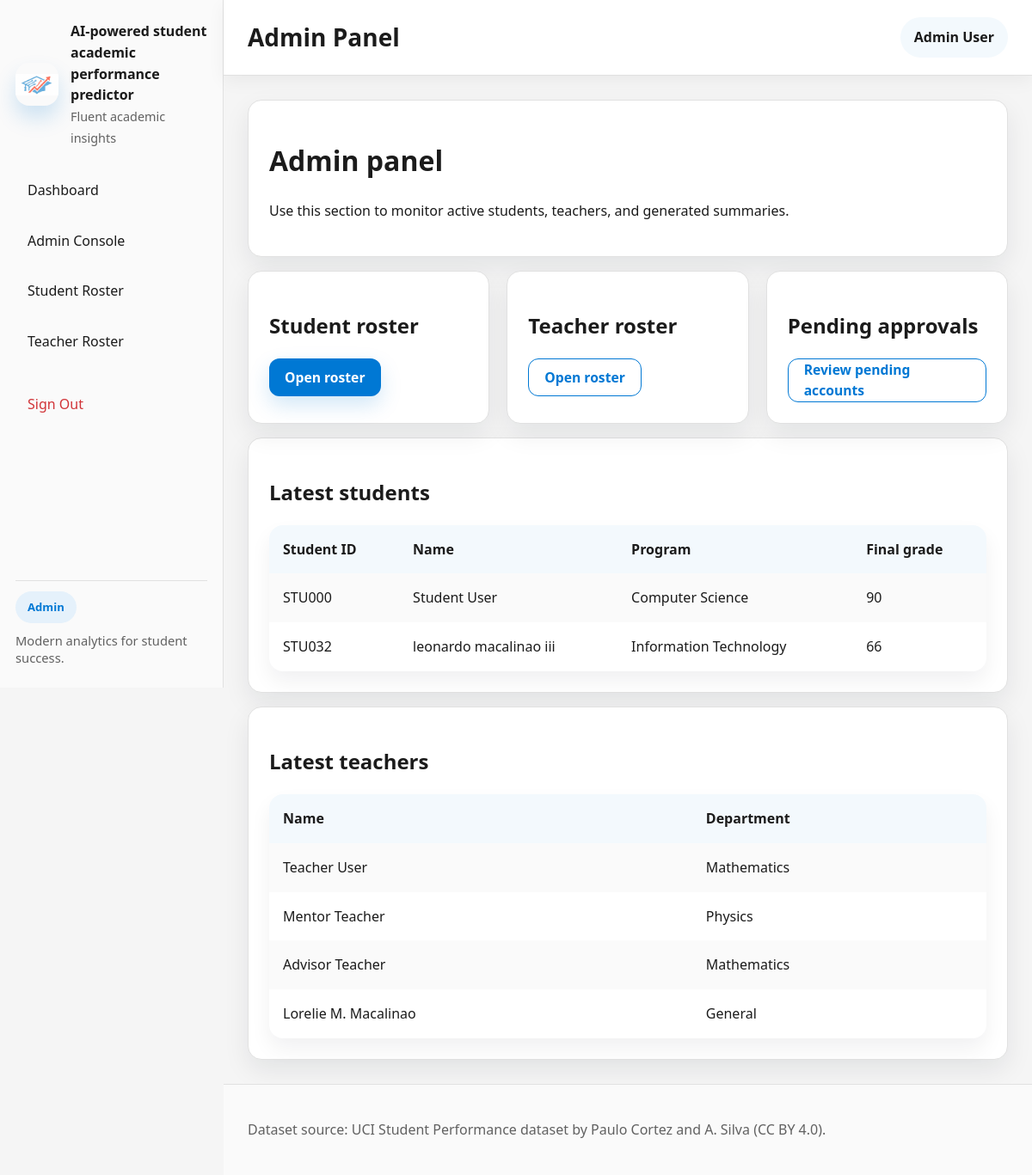
/admin/index.php (signed in), run on the app's committed database.
### tables this page shows
CREATE TABLE `students` (
  `id` int(11) NOT NULL,
  `user_id` int(11) NOT NULL,
  `student_id` varchar(20) NOT NULL,
  `program` varchar(100) DEFAULT 'General Studies',
  `phone` varchar(20) DEFAULT '',
  `guardian_name` varchar(100) DEFAULT '',
  `attendance` int(11) DEFAULT 0,
  `study_hours` int(11) DEFAULT 0,
  `assignments` int(11) DEFAULT 0,
  `quiz_score` int(11) DEFAULT 0,
  `predicted_grade` int(11) DEFAULT 0,
  `final_grade` int(11) DEFAULT 0,
  `status` varchar(20) DEFAULT 'Active',
  `created_at` timestamp NOT NULL DEFAULT current_timestamp()
);

CREATE TABLE `users` (
  `id` int(11) NOT NULL,
  `username` varchar(50) NOT NULL,
  `password_hash` varchar(255) NOT NULL,
  `role` enum('admin','teacher','student') NOT NULL,
  `full_name` varchar(100) NOT NULL,
  `email` varchar(100) NOT NULL,
  `created_at` timestamp NOT NULL DEFAULT current_timestamp(),
  `is_email_verified` tinyint(1) DEFAULT 0,
  `verification_code` varchar(10) DEFAULT NULL,
  `verification_expires_at` datetime DEFAULT NULL
);

CREATE TABLE `teachers` (
  `id` int(11) NOT NULL,
  `user_id` int(11) NOT NULL,
  `department` varchar(100) DEFAULT 'General',
  `phone` varchar(20) DEFAULT ''
);

### admin/index.php (the view, shortened to what this page needs)
<?php
$pageTitle = 'Admin Panel';
require_once __DIR__ . '/../includes/header.php';
$connection = get_db_connection();
$students = $connection->query('SELECT s.id, s.student_id, u.full_name, s.program, s.final_grade FROM students s JOIN users u ON u.id = s.user_id ORDER BY s.id LIMIT 10');
$teachers = $connection->query('SELECT t.id, u.full_name, t.department FROM teachers t JOIN users u ON u.id = t.user_id ORDER BY t.id LIMIT 10');
?>
<div class="card">
    <h1>Admin panel</h1>
    <p>Use this section to monitor active students, teachers, and generated summaries.</p>
</div>
<div class="grid" style="margin-top:16px;">
    <div class="card"><h2>Student roster</h2><a class="btn" href="students.php">Open roster</a></div>
    <div class="card"><h2>Teacher roster</h2><a class="btn secondary" href="teachers.php">Open roster</a></div>
    <div class="card"><h2>Pending approvals</h2><a class="btn secondary" href="pending_accounts.php">Review pending accounts</a></div>
</div>
<div class="card" style="margin-top:16px;">
    <h2>Latest students</h2>
    <table>
        <tr><th>Student ID</th><th>Name</th><th>Program</th><th>Final grade</th></tr>
        <?php while ($row = $students->fetch_assoc()): ?>
            <tr><td><?php echo htmlspecialchars($row['student_id']); ?></td><td><?php echo htmlspecialchars($row['full_name']); ?></td><td><?php echo htmlspecialchars($row['program']); ?></td><td><?php echo htmlspecialchars($row['final_grade']); ?></td></tr>
        <?php endwhile; ?>
    </table>
</div>
<div class="card" style="margin-top:16px;">
    <h2>Latest teachers</h2>
    <table>
        <tr><th>Name</th><th>Department</th></tr>
        <?php while ($row = $teachers->fetch_assoc()): ?>
            <tr><td><?php echo htmlspecialchars($row['full_name']); ?></td><td><?php echo htmlspecialchars($row['department']); ?></td></tr>
        <?php endwhile; ?>
    </table>
</div>
<?php require_once __DIR__ . '/../includes/footer.php'; ?>

### includes/header.php (shortened to what this page needs)
<?php
$user = $_SESSION['user'] ?? null;
$pageTitle = $pageTitle ?? 'AI-powered student academic performance predictor';
$currentDir = trim(dirname($_SERVER['PHP_SELF']), '/');
$assetPrefix = '';
if ($currentDir !== '') {
    $assetPrefix = str_repeat('../', substr_count($currentDir, '/') + 1);
}
?>
<!DOCTYPE html>
<html lang="en">
<head>
    <link rel="stylesheet" href="<?php echo $assetPrefix; ?>assets/styles.css">
</head>
<body>
<div class="app-shell">
    <aside class="sidebar" aria-label="Primary navigation">
        <a href="<?php echo $assetPrefix; ?>index.php" class="sidebar-header">
            <img src="<?php echo $assetPrefix; ?>assets/logo.PNG" alt="AI-powered student academic performance predictor Logo" class="brandmark-logo">
            <div class="brand-text">
                <span>AI-powered student academic performance predictor</span>
                <small>Fluent academic insights</small>
            </div>
        </a>
        <nav class="sidebar-nav" aria-label="Main navigation">
            <a class="sidebar-link" href="<?php echo $assetPrefix; ?>dashboard.php">Dashboard</a>
            <?php if ($user && $user['role'] === 'admin'): ?>
                <a class="sidebar-link" href="<?php echo $assetPrefix; ?>admin/index.php">Admin Console</a>
                <a class="sidebar-link" href="<?php echo $assetPrefix; ?>admin/students.php">Student Roster</a>
                <a class="sidebar-link" href="<?php echo $assetPrefix; ?>admin/teachers.php">Teacher Roster</a>
            <?php elseif ($user && $user['role'] === 'teacher'): ?>
                <a class="sidebar-link" href="<?php echo $assetPrefix; ?>teacher/encode-grades.php">Encode Grades</a>
                <a class="sidebar-link" href="<?php echo $assetPrefix; ?>teacher/attendance.php">Attendance</a>
                <a class="sidebar-link" href="<?php echo $assetPrefix; ?>teacher/reports.php">Reports</a>
            <?php endif; ?>
            <?php if ($user): ?>
                <a class="sidebar-link sidebar-link--logout" href="<?php echo $assetPrefix; ?>logout-confirm.php">Sign Out</a>
            <?php else: ?>
                <a class="sidebar-link" href="<?php echo $assetPrefix; ?>login.php">Login</a>
                <a class="sidebar-link" href="<?php echo $assetPrefix; ?>register.php">Register</a>
            <?php endif; ?>
        </nav>
        <div class="sidebar-footer">
            <?php if ($user): ?>
                <div class="status-pill status-pill--info"><?php echo htmlspecialchars(ucfirst($user['role'])); ?></div>
            <?php endif; ?>
            <p class="sidebar-note">Modern analytics for student success.</p>
        </div>
    </aside>
    <div class="main-shell">
        <header class="topbar">
            <div class="topbar-title">
                <h1><?php echo htmlspecialchars($pageTitle); ?></h1>
            </div>
            <div class="topbar-actions">
                <?php if ($user): ?>
                    <div class="user-chip"><?php echo htmlspecialchars($user['full_name']); ?></div>
                <?php endif; ?>
            </div>
        </header>
        <main class="container">

### includes/footer.php (shortened to what this page needs)
    </main>
        <footer class="footer">
            <div>
                <p>Dataset source: UCI Student Performance dataset by Paulo Cortez and A. Silva (CC BY 4.0).</p>
            </div>
        </footer>
    </div>
</div>
</body>
</html>

### assets/styles.css (style rules this page uses)
:root { color-scheme: light; font-family: 'Segoe UI Variable', 'Segoe UI', Inter, Arial, sans-serif; font-size: 16px; line-height: 1.55; color: #1B1B1B; background: #F5F5F5; }
* { box-sizing: border-box; }
html { scroll-behavior: smooth; }
body { margin: 0; min-height: 100vh; background: #F5F5F5; }
.app-shell { display: flex; min-height: 100vh; }
.sidebar { width: 260px; flex-shrink: 0; background: #FAFAFA; border-right: 1px solid #E1E1E1; display: flex; flex-direction: column; padding: 24px 18px; gap: 24px; position: sticky; top: 0; height: 100vh; }
.sidebar-header { display: flex; align-items: center; gap: 14px; text-decoration: none; color: inherit; transition: transform 220ms ease; }
.brandmark-logo { width: 50px; height: 50px; border-radius: 16px; object-fit: contain; box-shadow: 0 14px 24px rgba(0, 120, 212, 0.18); }
.brand-text span { display: block; font-size: 1rem; font-weight: 700; }
.brand-text small { color: #616161; font-size: 0.9rem; }
.sidebar-nav { display: flex; flex-direction: column; gap: 10px; }
.sidebar-link { display: flex; align-items: center; gap: 12px; padding: 12px 14px; border-radius: 12px; text-decoration: none; color: #1B1B1B; transition: transform 220ms ease, background-color 220ms ease, color 220ms ease; }
.sidebar-link--logout { margin-top: 14px; color: #D13438; }
.sidebar-footer { margin-top: auto; padding-top: 12px; border-top: 1px solid #E1E1E1; }
.sidebar-note { margin: 10px 0 0; font-size: 0.92rem; color: #616161; line-height: 1.4; }
.main-shell { flex: 1; display: flex; flex-direction: column; background: transparent; }
.topbar { display: flex; align-items: center; justify-content: space-between; gap: 16px; padding: 20px 28px; background: #FFFFFF; border-bottom: 1px solid #E1E1E1; position: sticky; top: 0; z-index: 10; box-shadow: 0 6px 20px rgba(0, 0, 0, 0.05); }
.topbar-title h1 { margin: 0; font-size: 28px; font-weight: 700; color: #1B1B1B; }
.topbar-actions { display: flex; align-items: center; gap: 12px; }
.icon-btn, .btn { border: none; cursor: pointer; border-radius: 12px; transition: transform 220ms ease, box-shadow 220ms ease, background-color 220ms ease; }
.user-chip { display: inline-flex; align-items: center; padding: 11px 16px; border-radius: 999px; background: #F3F9FD; color: #1B1B1B; font-weight: 600; }
.container { width: min(100%, 1240px); margin: 0 auto; padding: 28px; }
.card { background: #FFFFFF; border-radius: 16px; padding: 24px; border: 1px solid #E1E1E1; box-shadow: 0 12px 30px rgba(16, 24, 40, 0.08); }
.btn { display: inline-flex; align-items: center; justify-content: center; min-height: 44px; padding: 0 18px; font-size: 0.98rem; font-weight: 600; color: #FFFFFF; background: #0078D4; box-shadow: 0 10px 24px rgba(0, 120, 212, 0.18); text-decoration: none; }
.btn.secondary { background: #FFFFFF; color: #0078D4; border: 1px solid #0078D4; box-shadow: none; }
.grid { display: grid; gap: 20px; grid-template-columns: repeat(auto-fit, minmax(240px, 1fr)); }
table { width: 100%; border-collapse: separate; border-spacing: 0; background: #FFFFFF; border-radius: 16px; overflow: hidden; box-shadow: 0 12px 24px rgba(16, 24, 40, 0.06); }
th, td { padding: 16px; text-align: left; }
th { position: sticky; top: 0; background: #F3F9FD; color: #1B1B1B; font-weight: 700; }
tbody tr { transition: background-color 220ms ease; }
tbody tr:nth-child(even) { background: #FAFAFA; }
.status-pill { display: inline-flex; align-items: center; padding: 8px 14px; border-radius: 999px; font-size: 0.82rem; font-weight: 700; color: #0B6A0B; background: #DFF6DD; }
.status-pill--info { color: #0178D4; background: #E5F1FB; }
.footer { padding: 24px 28px; color: #616161; background: #FAFAFA; border-top: 1px solid #E1E1E1; }

### data on the page
students: student "STU000", user.full_name "Student User", program "Computer Science", final_grade "90"
students: student "STU032", user.full_name "leonardo macalinao iii", program "Information Technology", final_grade "66"
teachers: user.full_name "Teacher User", department "Mathematics"
teachers: user.full_name "Mentor Teacher", department "Physics"
teachers: user.full_name "Advisor Teacher", department "Mathematics"
teachers: user.full_name "Lorelie M. Macalinao", department "General"

### other printed values
$user['role'] "Admin"
$pageTitle "Admin Panel"
$user['full_name'] "Admin User"
